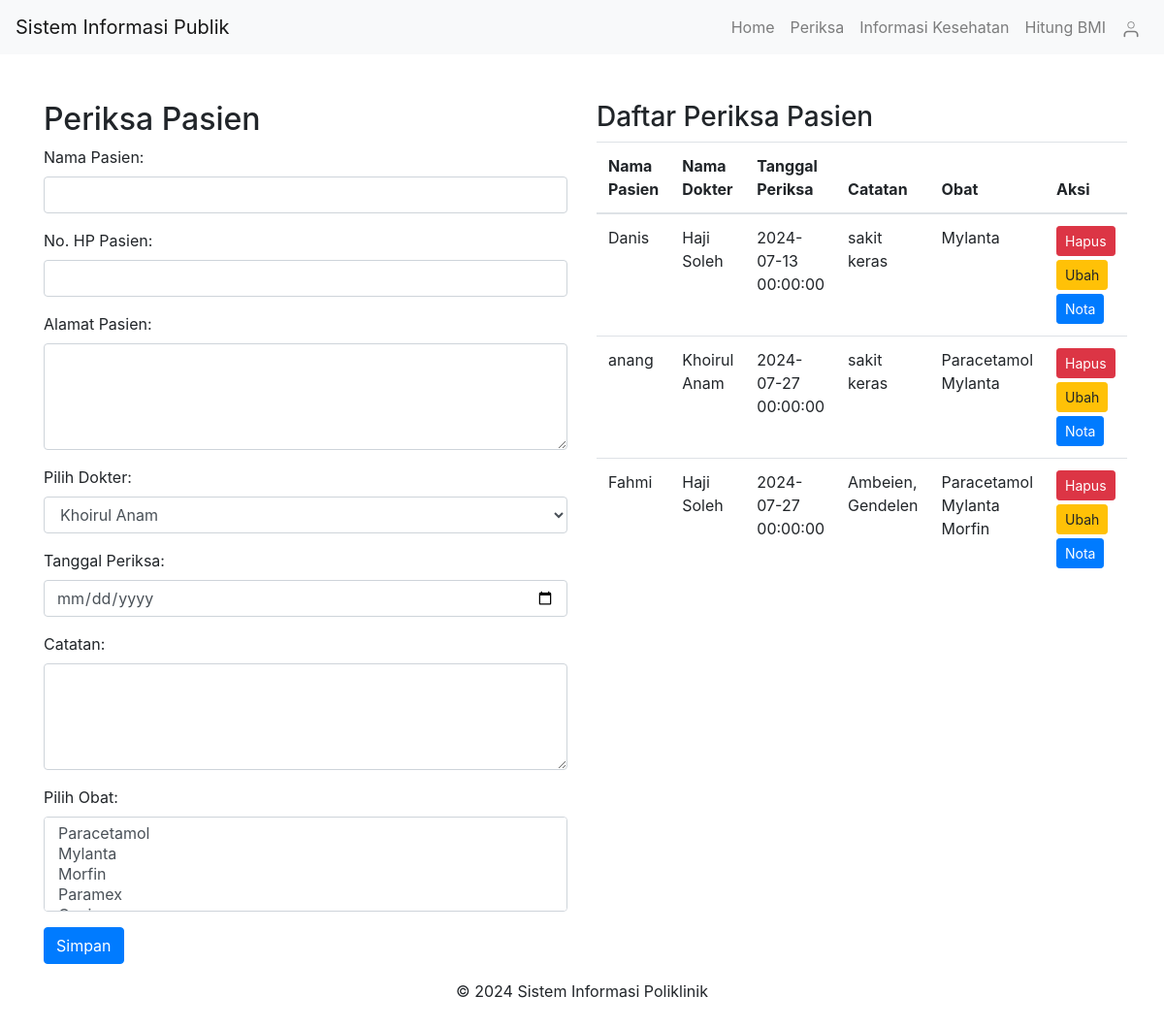
/pages/periksa.php, run on the app's committed database.
### tables this page shows
CREATE TABLE `periksa` (
  `id` int(11) NOT NULL,
  `id_pasien` int(11) NOT NULL,
  `id_dokter` int(11) NOT NULL,
  `tgl_periksa` datetime NOT NULL,
  `catatan` text DEFAULT NULL
);

CREATE TABLE `pasien` (
  `id` int(11) NOT NULL,
  `nama` varchar(255) NOT NULL,
  `alamat` varchar(255) NOT NULL,
  `no_hp` varchar(50) NOT NULL
);

CREATE TABLE `dokter` (
  `id` int(11) NOT NULL,
  `nama` varchar(255) NOT NULL,
  `alamat` varchar(255) NOT NULL,
  `no_hp` varchar(50) NOT NULL
);

CREATE TABLE `obat` (
  `id` int(11) NOT NULL,
  `nama_obat` varbinary(50) NOT NULL,
  `kemasan` varchar(35) NOT NULL,
  `harga` int(11) NOT NULL
);

### pages/periksa.php (the view, shortened to what this page needs)
<?php
include('../includes/header.php');
include('../config/database.php');
$sql_periksa = "SELECT periksa.id, periksa.id_pasien, periksa.id_dokter, periksa.tgl_periksa, periksa.catatan,
                pasien.nama AS nama_pasien, pasien.alamat AS alamat_pasien, pasien.no_hp AS no_hp_pasien,
                dokter.nama AS nama_dokter, dokter.alamat AS alamat_dokter, dokter.no_hp AS no_hp_dokter
                FROM periksa
                INNER JOIN pasien ON periksa.id_pasien = pasien.id
                INNER JOIN dokter ON periksa.id_dokter = dokter.id";
$result_periksa = $conn->query($sql_periksa);
?>
<!DOCTYPE html>
<html lang="en">
<head>
    <link rel="stylesheet" href="https://stackpath.bootstrapcdn.com/bootstrap/4.5.2/css/bootstrap.min.css">
</head>
<body>
<div class="container mt-5">
    <div class="row">
        <div class="col-md-6">
            <h2>Periksa Pasien</h2>
            <div class="periksa-form">
                <form action="<?php echo htmlspecialchars($_SERVER["PHP_SELF"]); ?>" method="POST">
                    <div class="form-group">
                        <label for="nama_pasien">Nama Pasien:</label>
                        <input type="text" class="form-control" id="nama_pasien" name="nama_pasien" required>
                    </div>
                    <div class="form-group">
                        <label for="no_hp_pasien">No. HP Pasien:</label>
                        <input type="text" class="form-control" id="no_hp_pasien" name="no_hp_pasien" required>
                    </div>
                    <div class="form-group">
                        <label for="alamat_pasien">Alamat Pasien:</label>
                        <textarea class="form-control" id="alamat_pasien" name="alamat_pasien" rows="4" required></textarea>
                    </div>
                    <div class="form-group">
                        <label for="pilih_dokter">Pilih Dokter:</label>
                        <select class="form-control" id="pilih_dokter" name="pilih_dokter" required>
                            <?php
                            $sql_dokter = "SELECT * FROM dokter";
                            $result_dokter = $conn->query($sql_dokter);
                            if ($result_dokter->num_rows > 0) {
                                while ($row = $result_dokter->fetch_assoc()) {
                                    echo "<option value='" . $row['id'] . "'>" . $row['nama'] . "</option>";
                                }
                            } else {
                                echo "<option value=''>Tidak ada dokter tersedia</option>";
                            }
                            ?>
                        </select>
                    </div>
                    <div class="form-group">
                        <label for="tanggal_periksa">Tanggal Periksa:</label>
                        <input type="date" class="form-control" id="tanggal_periksa" name="tanggal_periksa" required>
                    </div>
                    <div class="form-group">
                        <label for="catatan">Catatan:</label>
                        <textarea class="form-control" id="catatan" name="catatan" rows="4" required></textarea>
                    </div>
                    <div class="form-group">
                        <label for="obat">Pilih Obat:</label>
                        <select class="form-control" id="obat" name="obat[]" multiple required>
                            <?php
                            $sql_obat = "SELECT * FROM obat";
                            $result_obat = $conn->query($sql_obat);
                            if ($result_obat->num_rows > 0) {
                                while ($row = $result_obat->fetch_assoc()) {
                                    echo "<option value='" . $row['id'] . "'>" . $row['nama_obat'] . "</option>";
                                }
                            } else {
                                echo "<option value=''>Tidak ada obat tersedia</option>";
                            }
                            ?>
                        </select>
                    </div>
                    <button type="submit" class="btn btn-primary">Simpan</button>
                </form>
            </div>
        </div>
        <div class="col-md-6">
            <div class="periksa-list">
                <h3>Daftar Periksa Pasien</h3>
                <table class="table">
                    <thead>
                        <tr>
                            <th>Nama Pasien</th>
                            <th>Nama Dokter</th>
                            <th>Tanggal Periksa</th>
                            <th>Catatan</th>
                            <th>Obat</th>
                            <th>Aksi</th>
                        </tr>
                    </thead>
                    <tbody>
                        <?php
                        if ($result_periksa->num_rows > 0) {
                            while ($row = $result_periksa->fetch_assoc()) {
                                echo "<tr>";
                                echo "<td>" . $row['nama_pasien'] . "</td>";
                                echo "<td>" . $row['nama_dokter'] . "</td>";
                                echo "<td>" . $row['tgl_periksa'] . "</td>";
                                echo "<td>" . $row['catatan'] . "</td>";
                                $sql_obat_periksa = "SELECT obat.nama_obat FROM detail_periksa
                                                    INNER JOIN obat ON detail_periksa.id_obat = obat.id
                                                    WHERE detail_periksa.id_periksa = " . $row['id'];
                                $result_obat_periksa = $conn->query($sql_obat_periksa);
                                echo "<td>";
                                if ($result_obat_periksa->num_rows > 0) {
                                    while ($row_obat = $result_obat_periksa->fetch_assoc()) {
                                        echo $row_obat['nama_obat'] . "<br>";
                                    }
                                } else {
                                    echo "-";
                                }
                                echo "</td>";
                                echo "<td>
                                        <div class='d-block'>
                                            <a href='../actions/hapus.php?id=" . $row['id'] . "' class='btn btn-danger btn-sm mb-1' onclick='return confirm(\"Anda yakin ingin menghapus data ini?\")'>Hapus</a>
                                            <a href='ubah_periksa.php?id_periksa=" . $row['id'] . "' class='btn btn-warning btn-sm mb-1'>Ubah</a>
                                            <a href='../pages/nota.php?id_periksa=" . $row['id'] . "' class='btn btn-primary btn-sm'>Nota</a>
                                        </div>
                                    </td>";
                                echo "</tr>";
                            }
                        } else {
                            echo "<tr><td colspan='6'>Belum ada data periksa pasien.</td></tr>";
                        }
                        ?>
                    </tbody>
                </table>
            </div>
        </div>
    </div>
</div>
</body>
</html>
<?php include('../includes/footer.php');  ?>

### includes/header.php (shortened to what this page needs)
<!DOCTYPE html>
<html lang="en">
<head>
    <link rel="stylesheet" href="https://stackpath.bootstrapcdn.com/bootstrap/4.5.2/css/bootstrap.min.css">
</head>
<body>
    <nav class="navbar navbar-expand-lg navbar-light bg-light">
        <a class="navbar-brand" href="../pages/home.php">Sistem Informasi Publik</a>
        <div class="collapse navbar-collapse" id="navbarNav">
            <ul class="navbar-nav ml-auto">
                <li class="nav-item">
                    <a class="nav-link" href="../pages/home.php">Home</a>
                </li>
                <li class="nav-item">
                    <a class="nav-link" href="../pages/periksa.php">Periksa</a>
                </li>
                <li class="nav-item">
                    <a class="nav-link" href="informasi_lain.php">Informasi Kesehatan</a>
                </li>
                <li class="nav-item">
                    <a class="nav-link" href="bmi.php">Hitung BMI</a>
                </li>
                <li class="nav-item">
                    <a class="nav-link" href="../pages/login.php">
                    <svg xmlns="http://www.w3.org/2000/svg" width="20" height="20" fill="none" viewBox="0 0 24 24" stroke="currentColor">
                        <path stroke-linecap="round" stroke-linejoin="round" stroke-width="2" d="M20 21v-2a4 4 0 0 0-4-4H8a4 4 0 0 0-4 4v2"></path>
                        <circle cx="12" cy="7" r="4"></circle>
                    </svg>
                    </a>
                </li>
            </ul>
        </div>
    </nav>
</body>
</html>

### includes/footer.php (shortened to what this page needs)
    <footer class="footer mt-auto py-3">
        <div class="container text-center">
            <p>&copy; <?php echo date('Y'); ?> Sistem Informasi Poliklinik</p>
        </div>
    </footer>
</body>
</html>

### includes/header.php (style rules this page uses)
body { display: flex; flex-direction: column; }
.footer { flex-shrink: 0; }

### data on the page
periksa: id_pasien.nama "Danis", id_dokter.nama "Haji Soleh", tgl_periksa "2024-07-13 00:00:00", catatan "sakit keras"
obat: $row['id'] 10 (drawn), nama_obat "Mylanta"
periksa: id_pasien.nama "anang", id_dokter.nama "Khoirul Anam", tgl_periksa "2024-07-27 00:00:00", catatan "sakit keras"
obat: $row['id'] 1 (drawn), nama_obat "Paracetamol"
periksa: id_pasien.nama "Fahmi", id_dokter.nama "Haji Soleh", tgl_periksa "2024-07-27 00:00:00", catatan "Ambeien, Gendelen"
obat: $row['id'] 11 (drawn), nama_obat "Morfin"

### other printed values
form field pilih_dokter "Khoirul Anam"
